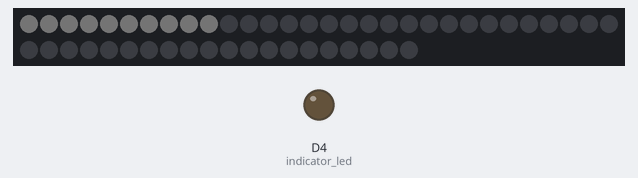
Bench run of a sketch on a simulated ESP8266 (NodeMCU). On the bench: 50 RGB LEDs in strip order, left to right, continuing on the next row, output pins drawn as LEDs (lit = HIGH). Dim RGB values are drawn brighter than linear.

Above: at 0.44 s.
At 1.09 s:
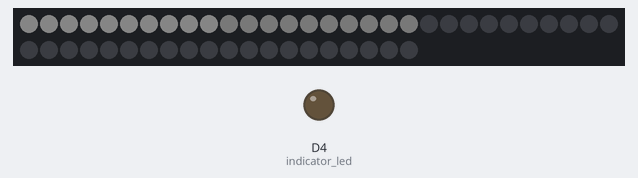
At 1.57 s:
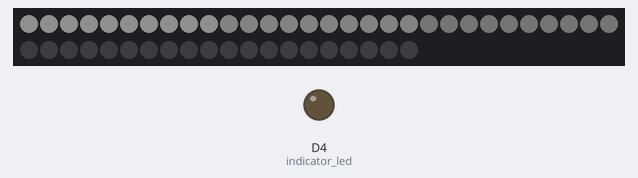
At 2.49 s:
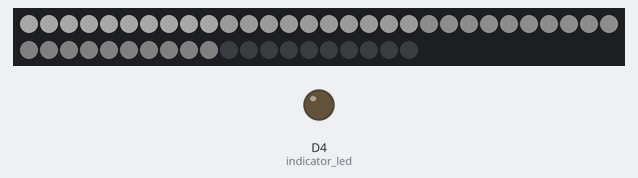
At 4.6 s:
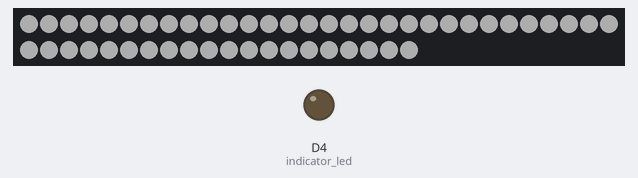

The sketch:

arduino-ledMultipleFade-Second_but_Slow_method.ino.ino
```cpp
#include "FastLED.h"
#define NUM_LEDS 50

// Settings
#define THRESHOLD_FADE 50 // Hoger = Volgende tree later starten. 0=alles direct
#define FADE_SPEED 10 // Lager = Sneller fade #delay in ms
#define FADE_AMOUNT 1 // Hoger = Snelle fade #brightness + fade_amount

//Trap
#define STEPS_SIZE 5 // aantal steps
#define STEP_SIZE 10 // leds per tree
// end of settings

// Setup leds
CRGB rawleds[NUM_LEDS];
CRGBSet leds(rawleds, NUM_LEDS);
CRGBSet step1(leds(0,9));
CRGBSet step2(leds(10,19));
CRGBSet step3(leds(20,29));
CRGBSet step4(leds(30,39));
CRGBSet step5(leds(40,49));
struct CRGB * step_array[] ={step1,step2,step3,step4,step5};
#define PIN D5
#define COLOR_ORDER GRB
int bright[STEPS_SIZE];       // array om helderheid op te slaan per tree

// Vars
int lastFade = 0; // lastfade in ms. Voor delay

void setup()
{

  pinMode(2, OUTPUT); // indicator led
  FastLED.addLeds<WS2812B, PIN, COLOR_ORDER>(leds, NUM_LEDS);
  FastLED.setBrightness(50);
  FastLED.setMaxPowerInVoltsAndMilliamps(5,5000);
  set_max_power_indicator_LED(2);
  Serial.begin(9600);

  // Turn all led offs
  fill_solid(leds, NUM_LEDS, CRGB::Black);
  FastLED.show();
}

void loop(){
if(delayy(lastFade,FADE_SPEED)){ // Delay without delaying function, zie onderaan de boolean functie (0,1)
  for(int x=0; x<STEPS_SIZE;x++){ // for elke tree
    if(bright[x] < 255){ // Alleen als ze nog niet op 100% zijn
      if(x == 0){ // Als het de eerste tree is (Geen check op waarde van vorige tree
         for (int i=0;i<STEP_SIZE;i++){ // voor elke 10 leds op een tree
            step_array[x][i] = CHSV(255,0,bright[x]);
          }
         bright[x] = bright[x] + FADE_AMOUNT;
      }else{ // als het niet de eerste tree is
        int lastStep = x - 1; // var voor vorige tree nummer
        if(bright[lastStep] > THRESHOLD_FADE ){ // als vorige tree een waarde heeft hoger dan
            for (int i=0;i<STEP_SIZE;i++){ // start dan deze tree met faden
              step_array[x][i] = CHSV(255,0,bright[x]);
            }
            bright[x] = bright[x] + FADE_AMOUNT;
        }
      }
    }
  }
  lastFade = millis();
}
       //FastLED.delay(1);
        FastLED.show();
}

boolean delayy(unsigned long since, unsigned long time) {
  unsigned long currentmillis = millis();
  if (currentmillis - since >= time) {
    since = currentmillis;
    return true;
  }
  return false;
}
```
